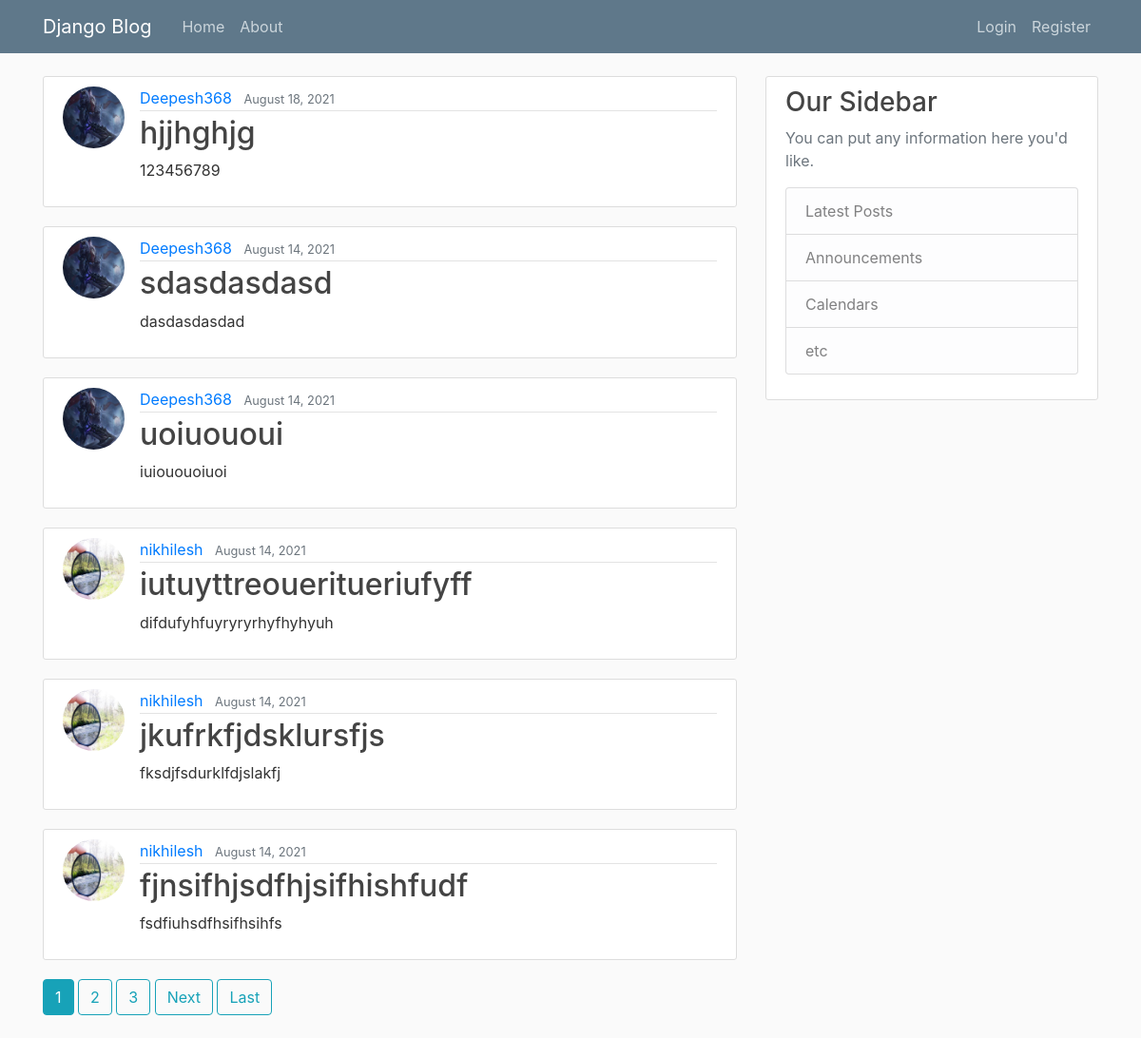
The page / on the database its author committed.
### blog/models.py (models this page shows, shortened)
class Post(models.Model):
    title = models.CharField(max_length=100)
    content = models.TextField()
    date_posted = models.DateTimeField(default=timezone.now)
    author = models.ForeignKey(User, on_delete=models.CASCADE)

### users/models.py (models this page shows, shortened)
class Profile(models.Model):
    user = models.OneToOneField(User, on_delete=models.CASCADE)
    image = models.ImageField(default='default.jpg', upload_to='profile_pics')

### blog/views.py (the view)
# urls.py: path('', PostListView.as_view(), name='blog-home'),
class PostListView(ListView):
    model = Post
    template_name = 'blog/home_page.html'
    context_object_name = 'posts'
    ordering = ['-date_posted']
    paginate_by = 6

### blog/templates/blog/home_page.html (shortened to what this page needs)
{% extends "blog/base_page.html" %}
{% block content %}
    {% for post in posts %}
        <article class="media content-section">
            <img class = "rounded-circle article-img" src = "{{ post.author.profile.image.url }}">
            <div class="media-body">
            <div class="article-metadata">
                <a class="mr-2" href="{% url 'user-posts' post.author.username %}">{{ post.author }}</a>
                <small class="text-muted">{{ post.date_posted|date:"F d, Y" }}</small>
            </div>
            <h2><a class="article-title" href="{% url 'post-detail' post.id %}">{{ post.title }}</a></h2>
            <p class="article-content">{{ post.content }}</p>
            </div>
        </article>
    {% endfor %}
    {% if is_paginated %}
        {% for num in page_obj.paginator.page_range %}
            {% if page_obj.number == num %}
                <a class = "btn btn-info mb-4" href = "?page={{ num }}">{{ num }}</a>
            {% elif num > page_obj.number|add:'-4' and  num < page_obj.number|add:'4'%}
                <a class = "btn btn-outline-info mb-4" href = "?page={{ num }}">{{ num }}</a>
            {% endif %}
        {% endfor %}
        {% if page_obj.has_next %}
            <a class = "btn btn-outline-info mb-4" href = "?page={{ page_obj.next_page_number }}">Next</a>
            <a class = "btn btn-outline-info mb-4" href = "?page={{page_obj.paginator.num_pages}}">Last</a>
        {% endif %}
    {% endif %}
{% endblock content %}

### blog/templates/blog/base_page.html (shortened to what this page needs)
{% load static %}
<!DOCTYPE html>
<html lang="en">
<head>
    <link rel="stylesheet" href="https://stackpath.bootstrapcdn.com/bootstrap/4.3.1/css/bootstrap.min.css">
    <link rel = "stylesheet" type = "text/css" href = "{% static 'blog/main.css' %}">
</head>
<body>
    <header class="site-header">
        <nav class="navbar navbar-expand-md navbar-dark bg-steel fixed-top">
          <div class="container">
            <a class="navbar-brand mr-4" href="{% url 'blog-home' %}">Django Blog</a>
            <div class="collapse navbar-collapse" id="navbarToggle">
              <div class="navbar-nav mr-auto">
                <a class="nav-item nav-link" href="{% url 'blog-home' %}">Home</a>
                <a class="nav-item nav-link" href="{% url 'blog-about' %}">About</a>
              </div>
              <div class="navbar-nav">
                {% if user.is_authenticated %}
                <a class="nav-item nav-link" href="{% url 'post-create' %}">Create Post</a>
                <a class="nav-item nav-link" href="{% url 'profile' %}">Profile</a>
                  <a class="nav-item nav-link" href="{% url 'logout' %}">Logout</a>
                {% else %}
                  <a class="nav-item nav-link" href="{% url 'login' %}">Login</a>
                  <a class="nav-item nav-link" href="{% url 'register' %}">Register</a>
                {% endif %}
              </div>
            </div>
          </div>
        </nav>
    </header>
    <main role="main" class="container">
        <div class="row">
          <div class="col-md-8">
            {% block content %}{% endblock %}
          </div>
          <div class="col-md-4">
            <div class="content-section">
              <h3>Our Sidebar</h3>
              <p class='text-muted'>You can put any information here you'd like.
                <ul class="list-group">
                  <li class="list-group-item list-group-item-light">Latest Posts</li>
                  <li class="list-group-item list-group-item-light">Announcements</li>
                  <li class="list-group-item list-group-item-light">Calendars</li>
                  <li class="list-group-item list-group-item-light">etc</li>
                </ul>
              </p>
            </div>
          </div>
        </div>
    </main>
</body>
</html>

### blog/static/blog/main.css (style rules this page uses)
body { background: #fafafa; color: #333333; margin-top: 5rem; }
h1, h2, h3, h4, h5, h6 { color: #444444; }
ul { margin: 0; }
.bg-steel { background-color: #5f788a; }
.site-header .navbar-nav .nav-link { color: #cbd5db; }
.content-section { background: #ffffff; padding: 10px 20px; border: 1px solid #dddddd; border-radius: 3px; margin-bottom: 20px; }
.article-title { color: #444444; }
.article-content { white-space: pre-line; }
.article-img { height: 65px; width: 65px; margin-right: 16px; }
.article-metadata { padding-bottom: 1px; margin-bottom: 4px; border-bottom: 1px solid #e3e3e3 }

### rows shown on the page
Post: author.profile.image (picture), author "Deepesh368", date_posted "August 18, 2021", title "hjjhghjg", content "123456789"
Post: author.profile.image (picture), author "Deepesh368", date_posted "August 14, 2021", title "sdasdasdasd", content "dasdasdasdad"
Post: author.profile.image (picture), author "Deepesh368", date_posted "August 14, 2021", title "uoiuououi", content "iuiououoiuoi"
Post: author.profile.image (placeholder picture), author "nikhilesh", date_posted "August 14, 2021", title "iutuyttreoueritueriufyff", content "difdufyhfuyryryrhyfhyhyuh"
Post: author.profile.image (placeholder picture), author "nikhilesh", date_posted "August 14, 2021", title "jkufrkfjdsklursfjs", content "fksdjfsdurklfdjslakfj"
Post: author.profile.image (placeholder picture), author "nikhilesh", date_posted "August 14, 2021", title "fjnsifhjsdfhjsifhishfudf", content "fsdfiuhsdfhsifhsihfs"

### other values the page prints
{{ num }} "1"
{{ num }} "2" "3"
